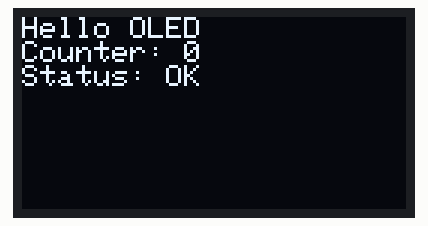
Simulated run of this sketch. Board: ESP32. Shown: 128×64 one-colour display.

Above: at 0.1 s.
At 1.6 s:
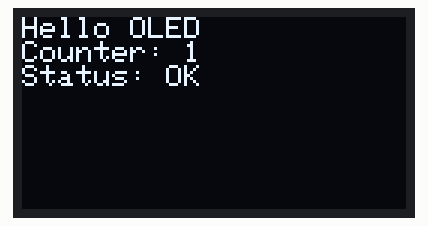
At 6.1 s:
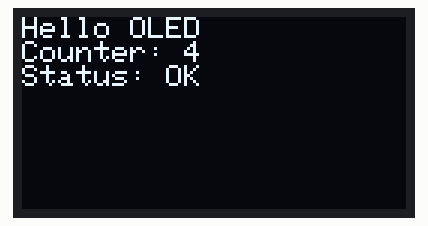
At 10.6 s:
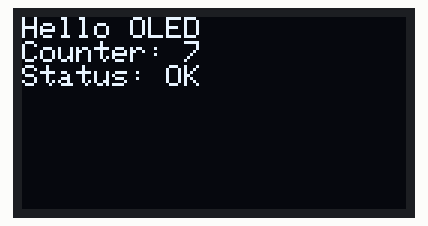
At 18.1 s:
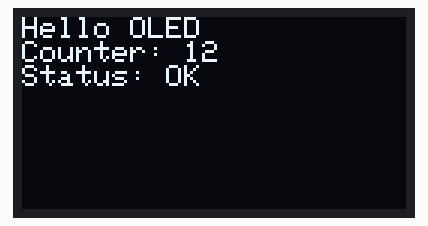
At 37.6 s:
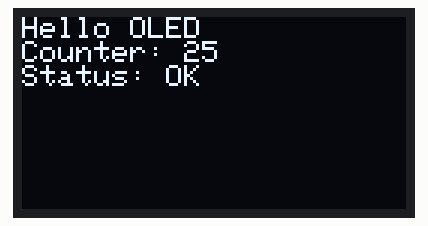

The sketch:

ESP32_OLED_TEST.ino
```cpp
#include <Wire.h>
#include <Adafruit_GFX.h>
#include <Adafruit_SSD1306.h>
#include "SafeOLED.h"

// OLED定義
#define SCREEN_WIDTH 128
#define SCREEN_HEIGHT 64
#define OLED_RESET -1

Adafruit_SSD1306 rawDisplay(SCREEN_WIDTH, SCREEN_HEIGHT, &Wire, OLED_RESET);
SafeOLED oled(&rawDisplay);

typedef struct {
  char line1[32];
  char line2[32];
  char status[16];
} OledMessage;

QueueHandle_t oledQueue;

// OLED描画専用タスク
void oledTask(void* param) {
  OledMessage msg;
  while (1) {
    if (xQueueReceive(oledQueue, &msg, portMAX_DELAY) == pdTRUE) {
      oled.drawText(msg.line1, msg.line2, msg.status);
    }
  }
}

// 描画リクエスト用関数
void requestOledDraw(const char* l1, const char* l2, const char* st) {
  OledMessage msg;
  strncpy(msg.line1, l1, sizeof(msg.line1));
  strncpy(msg.line2, l2, sizeof(msg.line2));
  strncpy(msg.status, st, sizeof(msg.status));
  xQueueSend(oledQueue, &msg, 0);
}

// テスト用：1.5秒ごとに表示更新
void testTask(void* param) {
  int counter = 0;
  char line1[32], line2[32], status[16];
  while (1) {
    snprintf(line1, sizeof(line1), "Hello OLED");
    snprintf(line2, sizeof(line2), "Counter: %d", counter++);
    snprintf(status, sizeof(status), "Status: OK");
    requestOledDraw(line1, line2, status);
    vTaskDelay(pdMS_TO_TICKS(1500));
  }
}

void setup() {
  Serial.begin(115200);
  Wire.begin();

  oled.begin();

  oledQueue = xQueueCreate(5, sizeof(OledMessage));

  xTaskCreatePinnedToCore(oledTask, "OledTask", 4096, NULL, 1, NULL, 1);
  xTaskCreatePinnedToCore(testTask, "TestTask", 4096, NULL, 1, NULL, 1);
}

void loop() {
  // 未使用
}
```

SafeOLED.h
```cpp
#ifndef SAFE_OLED_H
#define SAFE_OLED_H

#include <Adafruit_SSD1306.h>
#include <Wire.h>
#include <freertos/semphr.h>

class SafeOLED {
private:
  Adafruit_SSD1306* display;
  SemaphoreHandle_t mutex;

public:
  SafeOLED(Adafruit_SSD1306* disp) {
    display = disp;
    mutex = xSemaphoreCreateMutex();
  }

  void begin() {
    display->begin(SSD1306_SWITCHCAPVCC, 0x3C);
    display->clearDisplay();
    display->display();
  }

  void drawText(const char* line1, const char* line2, const char* status) {
    if (xSemaphoreTake(mutex, portMAX_DELAY) == pdTRUE) {
      display->clearDisplay();
      display->setCursor(0, 0);
      display->setTextSize(1);
      display->setTextColor(SSD1306_WHITE);
      display->println(line1);
      display->println(line2);
      display->println(status);
      display->display();
      xSemaphoreGive(mutex);
    }
  }
};

#endif
```

Measured:
- what the display in image 0 shows lasts 1.5 s, from 0.1 s to 1.6 s
